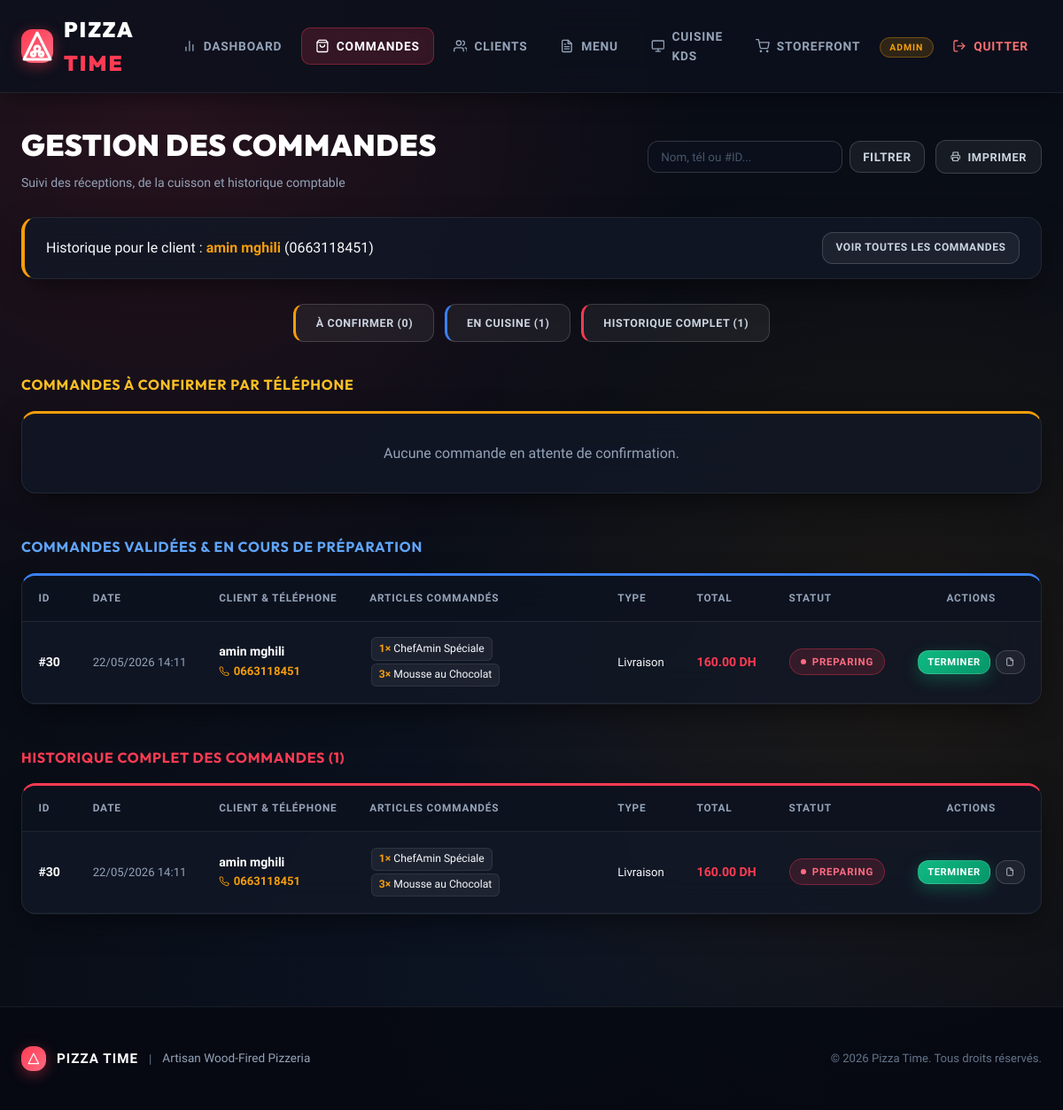
/admin/orders?client_id=17 (signed in), run on an earlier commit of the app's database.
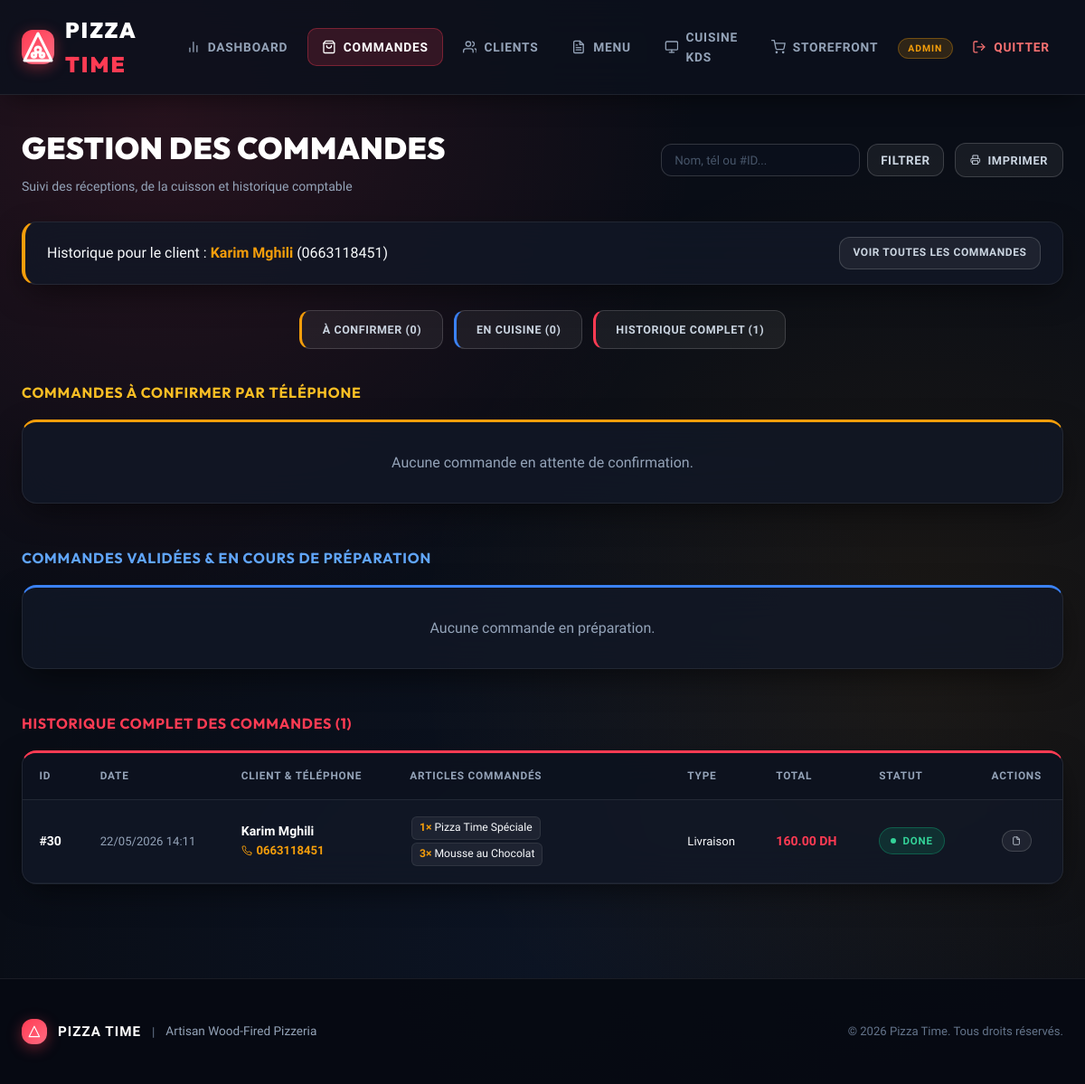
And on a later commit of the database.
### models.py (models this page shows, shortened)
class Client(db.Model):
    id = db.Column(db.Integer, primary_key=True)
    user_id = db.Column(db.Integer, db.ForeignKey('user.id'), nullable=False)
    full_name = db.Column(db.String(100))
    phone = db.Column(db.String(20))
    address = db.Column(db.String(200))
    orders = db.relationship('Commande', backref='client', lazy=True, order_by='Commande.created_at.desc()')

class Commande(db.Model):
    id = db.Column(db.Integer, primary_key=True)
    client_id = db.Column(db.Integer, db.ForeignKey('client.id'), nullable=False)
    status = db.Column(db.String(20), default='New')  # 'New', 'Confirmed', 'Preparing', 'Done', 'Cancelled'
    order_type = db.Column(db.String(20))  # 'Delivery', 'Pickup'
    total_price = db.Column(db.Float, nullable=False)
    created_at = db.Column(db.DateTime, default=datetime.utcnow)
    items = db.relationship('OrderItem', backref='commande', lazy=True, cascade='all, delete-orphan')
    payment = db.relationship('Paiement', backref='commande', uselist=False, cascade='all, delete-orphan')
    delivery_info = db.relationship('PizzaLivraison', backref='commande', uselist=False, cascade='all, delete-orphan')
    facture = db.relationship('Facture', backref='commande', uselist=False, cascade='all, delete-orphan')

class OrderItem(db.Model):
    id = db.Column(db.Integer, primary_key=True)
    commande_id = db.Column(db.Integer, db.ForeignKey('commande.id'), nullable=False)
    pizza_id = db.Column(db.Integer, db.ForeignKey('pizza.id'), nullable=False)
    quantity = db.Column(db.Integer, default=1)
    customizations = db.Column(db.String(200))

class Pizza(db.Model):
    id = db.Column(db.Integer, primary_key=True)
    name = db.Column(db.String(100), nullable=False)
    description = db.Column(db.Text)
    category = db.Column(db.String(50), default='Pizza')  # 'Top Offre', 'Pizza', 'Dessert', 'Boisson'
    photo_url = db.Column(db.String(200))
    base_price = db.Column(db.Float, nullable=False)
    is_available = db.Column(db.Boolean, default=True)
    order_items = db.relationship('OrderItem', backref='pizza', lazy=True)

### app.py (the view, shortened to what this page needs)
@app.route('/admin/orders')
@login_required
def admin_orders():
    if current_user.role != 'admin':
        return "Accès refusé", 403
    client_id = request.args.get('client_id', type=int)
    status_filter = request.args.get('status', '').strip()
    search_query = request.args.get('q', '').strip()
    query = Commande.query
    selected_client = None
    if client_id:
        selected_client = db.session.get(Client, client_id)
        query = query.filter_by(client_id=client_id)
    if status_filter and status_filter in VALID_ORDER_STATUSES:
        query = query.filter_by(status=status_filter)
    orders = query.order_by(Commande.created_at.desc()).all()
    return render_template(
        'admin/orders.html',
        orders=orders,
        selected_client=selected_client,
        status_filter=status_filter,
        search_query=search_query
    )

### app.py (called while the page is built)
@login_manager.user_loader
def load_user(user_id):
    try:
        return db.session.get(User, int(user_id))
    except (ValueError, TypeError):
        return None

### templates/admin/orders.html (shortened to what the changed rows need)
{% extends "base.html" %}
{% macro render_table(order_list, show_actions=True) %}
<div style="overflow-x: auto;">
    <table class="data-table">
        <thead>
            <tr>
                <th>ID</th>
                <th>Date</th>
                <th>Client & Téléphone</th>
                <th>Articles Commandés</th>
                <th>Type</th>
                <th>Total</th>
                <th>Statut</th>
                {% if show_actions %}<th class="no-print" style="text-align: center;">Actions</th>{% endif %}
            </tr>
        </thead>
        <tbody>
            {% for order in order_list %}
            <tr>
                <td style="font-weight: 900; color: #fff;">#{{ order.id }}</td>
                <td style="color: var(--text-muted); font-size: 0.82rem; white-space: nowrap;">{{ order.created_at.strftime('%d/%m/%Y %H:%M') }}</td>
                <td>
                    <div style="font-weight: 700; color: #fff;">{{ order.client.full_name }}</div>
                    <a href="tel:{{ order.client.phone }}" style="color: var(--accent-color); text-decoration: none; font-size: 0.82rem; font-weight: 700; display: inline-flex; align-items: center; gap: 0.3rem;">
                        <span>{{ order.client.phone }}</span>
                    </a>
                </td>
                <td style="max-width: 280px;">
                    {% for item in order.items %}
                        <span style="display: inline-block; background: rgba(255,255,255,0.06); border: 1px solid var(--border-subtle); padding: 0.15rem 0.5rem; border-radius: 6px; font-size: 0.76rem; margin: 0.1rem;">
                            <strong style="color: var(--accent-color);">{{ item.quantity }}×</strong> {{ item.pizza.name if item.pizza else 'Article #' ~ item.pizza_id }}
                        </span>
                    {% else %}
                        <span style="color: var(--text-muted); font-size: 0.8rem;">-</span>
                    {% endfor %}
                </td>
                <td>
                    <span style="font-size: 0.82rem;">{{ 'Livraison' if order.order_type == 'Delivery' else 'À emporter' }}</span>
                </td>
                <td style="color: var(--primary-color); font-weight: 900; white-space: nowrap;">{{ "%.2f"|format(order.total_price) }} DH</td>
                <td>
                    <span class="status-badge status-{{ order.status }}">{{ order.status }}</span>
                </td>
                {% if show_actions %}
                <td class="no-print" style="text-align: center;">
                    <div style="display: flex; gap: 0.35rem; justify-content: center; flex-wrap: wrap;">
                        {% if order.status == 'New' %}
                        <button type="button" onclick="updateStatus({{ order.id }}, 'Confirmed')" class="btn-success" style="padding: 0.38rem 0.65rem; font-size: 0.7rem;">Confirmer</button>
                        {% elif order.status == 'Confirmed' %}
                        <button type="button" onclick="updateStatus({{ order.id }}, 'Preparing')" class="btn-warning" style="padding: 0.38rem 0.65rem; font-size: 0.7rem;">Cuisiner</button>
                        {% elif order.status == 'Preparing' %}
                        <button type="button" onclick="updateStatus({{ order.id }}, 'Done')" class="btn-success" style="padding: 0.38rem 0.65rem; font-size: 0.7rem;">Terminer</button>
                        {% endif %}
                        <a href="{{ url_for('order_success', order_id=order.id) }}" class="btn btn-secondary" style="padding: 0.38rem 0.65rem; font-size: 0.7rem;" title="Voir Reçu">
                            <svg class="icon icon-sm" viewBox="0 0 24 24"><path d="M14 2H6a2 2 0 0 0-2 2v16a2 2 0 0 0 2 2h12a2 2 0 0 0 2-2V8z"></path><polyline points="14 2 14 8 20 8"></polyline></svg>
                        </a>
                    </div>
                </td>
                {% endif %}
            </tr>
            {% endfor %}
        </tbody>
    </table>
</div>
{% endmacro %}
{% block content %}
<div class="admin-orders-container">
    <div style="display: flex; justify-content: space-between; align-items: center; margin-bottom: 1.75rem; flex-wrap: wrap; gap: 1rem;">
        <div>
            <h1 style="margin: 0; text-align: left; font-size: 2.1rem; letter-spacing: 0.5px;">Gestion des Commandes</h1>
        </div>
    </div>
    {% if selected_client %}
    <div class="card no-print" style="margin-bottom: 1.75rem; padding: 1rem 1.5rem; display: flex; justify-content: space-between; align-items: center; border-left: 4px solid var(--accent-color);">
        <div>
            <span>Historique pour le client : <strong style="color: var(--accent-color);">{{ selected_client.full_name }}</strong> ({{ selected_client.phone }})</span>
        </div>
        <a href="{{ url_for('admin_orders') }}" class="btn btn-secondary" style="padding: 0.45rem 0.9rem; font-size: 0.75rem;">Voir toutes les commandes</a>
    </div>
    {% endif %}
    <div class="no-print" style="display: flex; justify-content: center; gap: 0.75rem; margin-bottom: 2.25rem; flex-wrap: wrap;">
        <button type="button" onclick="scrollToSection('new-section')" class="btn-secondary" style="border-left: 3px solid #f59e0b; font-size: 0.78rem;">À Confirmer ({{ orders|selectattr('status', 'equalto', 'New')|list|length }})</button>
        <button type="button" onclick="scrollToSection('confirmed-section')" class="btn-secondary" style="border-left: 3px solid var(--info); font-size: 0.78rem;">En Cuisine ({{ orders|selectattr('status', 'in', ['Confirmed', 'Preparing'])|list|length }})</button>
        <button type="button" onclick="scrollToSection('all-section')" class="btn-secondary" style="border-left: 3px solid var(--primary-color); font-size: 0.78rem;">Historique Complet ({{ orders|length }})</button>
    </div>
            {% set new_list = orders|selectattr('status', 'equalto', 'New')|list %}
    <div id="confirmed-section" class="order-section" style="margin-bottom: 3rem;">
        <div class="card" style="padding: 0; overflow: hidden; border-top: 3px solid #3b82f6;">
            {% set active_list = orders|selectattr('status', 'in', ['Confirmed', 'Preparing'])|list %}
            {% if active_list %}
                {{ render_table(active_list, show_actions=True) }}
            {% else %}
                <p style="padding: 2rem; text-align: center; color: var(--text-muted); margin: 0;">Aucune commande en préparation.</p>
            {% endif %}
        </div>
    </div>
    <div id="all-section" class="order-section">
        <div class="card" style="padding: 0; overflow: hidden; border-top: 3px solid var(--primary-color);">
            {% if orders %}
                {{ render_table(orders, show_actions=True) }}
            {% else %}
                <p style="padding: 2rem; text-align: center; color: var(--text-muted); margin: 0;">Aucune commande trouvée.</p>
            {% endif %}
        </div>
    </div>
</div>
{% endblock %}

What changed in the data, as far as the page shows it:
no longer on one of the page's lists (row edited): Commande: id "30", created_at "22/05/2026 14:11", client.full_name "amin mghili", client.phone "0663118451", order_type "Livraison", total_price "160.00", status "PREPARING"
changed Client: full_name "amin mghili" → "Karim Mghili"
changed Commande "Livraison": client.full_name "amin mghili" → "Karim Mghili"; status "PREPARING" → "DONE"; loses OrderItem (quantity "1", pizza "ChefAmin Spéciale"); loses OrderItem (quantity "3", pizza "Mousse au Chocolat"); no longer shows "TERMINER"
changed through a linked row, OrderItem: pizza "ChefAmin Spéciale" → "Pizza Time Spéciale"
Also different on the page:
text no longer shown: "1 ID ID DATE DATE CLIENT & TÉLÉPHONE CLIENT & TÉLÉPHONE ARTICLES COMMANDÉS ARTICLES COMMANDÉS TYPE TYPE TOTAL TOTAL STATUT STATUT ACTIONS ACTIONS"
text now shown: "0 Aucune commande en préparation. ID DATE CLIENT & TÉLÉPHONE ARTICLES COMMANDÉS TYPE TOTAL STATUT ACTIONS"
